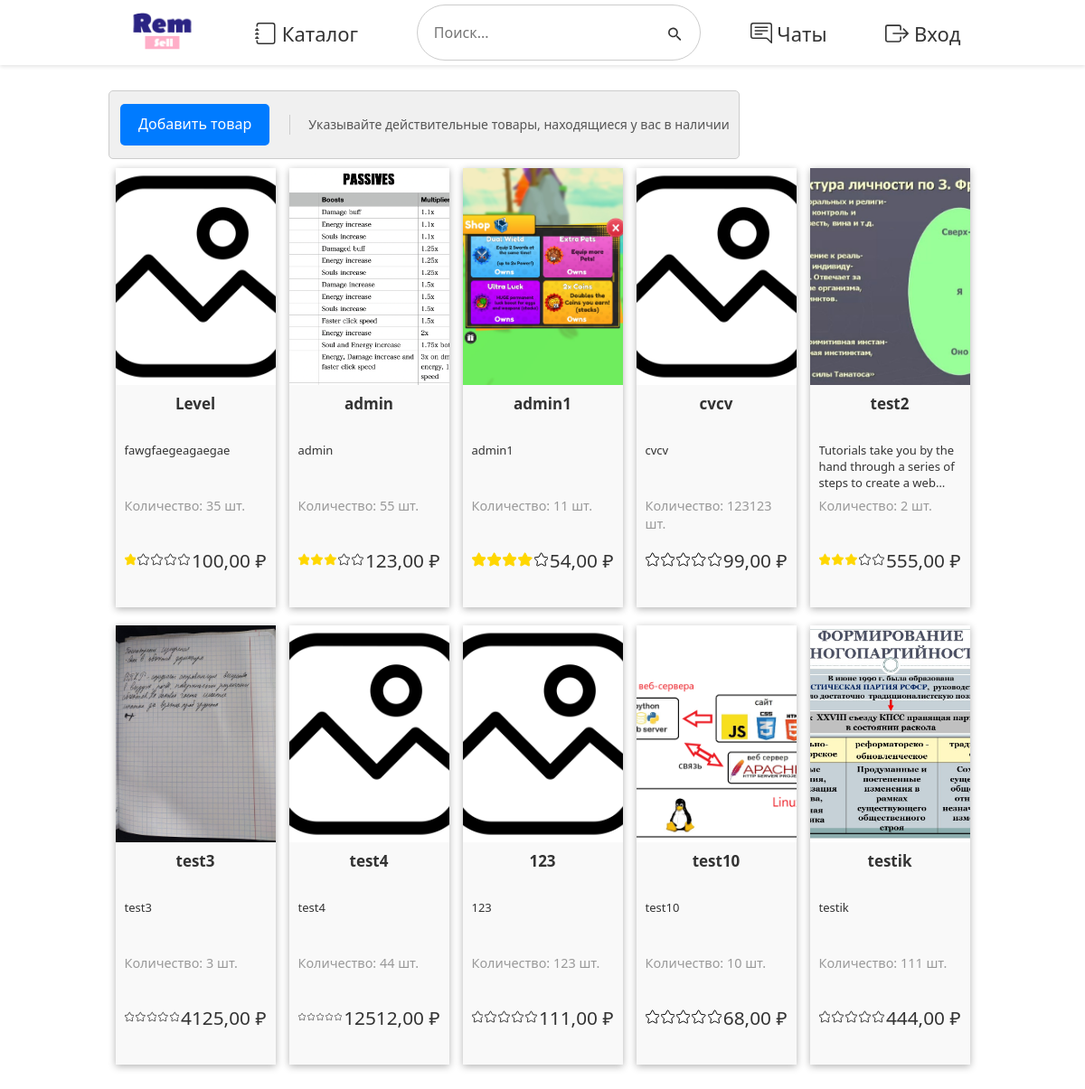
The page / on the database its author committed.
### main/models.py (models this page shows, shortened)
class Product(models.Model):
    name = models.CharField(max_length=100)
    description = models.TextField(max_length=1000)
    quantity = models.PositiveIntegerField(default=0)
    price = models.DecimalField(max_digits=10, decimal_places=2, default=0.00)
    image = models.ImageField(upload_to='products/', default='products/default_product_image.jpg')
    seller = models.ForeignKey(User, on_delete=models.CASCADE, default=None)
    categories = models.ManyToManyField(Category, blank=True)
    created_at = models.DateTimeField(auto_now_add=True)
    rating = models.DecimalField(max_digits=3, decimal_places=2, default=0.00)
    available = models.BooleanField(default=True)

### main/views.py (the view)
# urls.py: path('', views.index, name='home'),
def index(request):
    products = Product.objects.annotate(avg_rating=Avg('ratings__value'))
    search_query = request.GET.get('q')
    if search_query:
        products = products.filter(Q(name__icontains=search_query))
    return render(request, 'main/index.html', {'products': products, 'categories': categories, 'stars_range': range(1, 6)})

### main/templates/main/index.html (shortened to what this page needs)
{% extends 'main/layout.html' %}
{% load static %}
{% block meta-styles %}
	<link rel="stylesheet" href="{% static 'main/css/footer.css' %}">
    <link rel="stylesheet" href="{% static 'main/css/test1.css' %}">
{% endblock %}
{% block meta-body %}
	<main class="product-catalog">
		<div class="add-button-container">
            <div class="add-product-button">
                <button class="add-product-btn" onclick="redirectToAddProduct()">Добавить товар</button>
            </div>
            <div class="border-text-container">
                Указывайте действительные товары, находящиеся у вас в наличии
            </div>
        </div>
        <div class="product-line-all">
            {% for product in products %}
                {% if product.available %}
                    <div class="product">
                        <a href="{% url 'product_detail' product.id %}">
                            <div class="product-card">
                                <div class="product-image">
                                    <img src="{{ product.image.url }}" alt="{{ product.name }}">
                                </div>
                                <div class="product-details">
                                    <span class="product-title dt1">{{ product.name }}</span>
                                    <span class="product-description dt">{{ product.description|linebreaksbr }}</span>
                                    <span class="product-quantity dt">Количество: {{ product.quantity }} шт.</span>
                                    <span class="product-price dt">{{ product.price }} ₽</span>
                                    <div class="product-rating">
                                    </div>
                                </div>
                            </div>
                        </a>
                    </div>
                {% endif %}
            {% endfor %}
        </div>
	</main>
{% endblock %}

### main/templates/main/layout.html (shortened to what this page needs)
{% load static %}
<!DOCTYPE html>
<html lang="en">
<head>
	<link rel="stylesheet" href="{% static 'main/css/main.css' %}">
    <link href="https://cdn.jsdelivr.net/npm/bootstrap@5.3.0/dist/css/bootstrap.min.css" rel="stylesheet">
    {% block meta-styles %}
    {% endblock %}
</head>
<body>
    <header class="site-header">
	    <div class="logo">
	        <a href="{% url 'home' %}" class="logo">
			    <img class="logotip" src="{% static 'main/img/remsell-img.png' %}" alt="">
			</a>
	    </div>
		    <div class="catalog-bar">
			    <div class="links">
			        <a href="#catalog" id="catalog-link">
			            <div class="link-content">
			                <span class="catalog-place">Каталог</span>
			            </div>
			        </a>
			    </div>
			</div>
	    <div class="search-bar">
		    <input type="text" placeholder="Поиск...">
		    <button type="submit">
		    </button>
		</div>
	    <div class="chat-bar">
	    	<div class="links">
	        	{% if user.is_authenticated %}
					<a href="{% url 'chat' %}" target="_self">
						<div class="link-content">
							<svg xmlns="http://www.w3.org/2000/svg" width="24" height="24" fill="currentColor" class="bi bi-chat-right-text" viewBox="0 0 16 16">
								<path d="M2 1a1 1 0 0 0-1 1v8a1 1 0 0 0 1 1h9.586a2 2 0 0 1 1.414.586l2 2V2a1 1 0 0 0-1-1H2zm12-1a2 2 0 0 1 2 2v12.793a.5.5 0 0 1-.854.353l-2.853-2.853a1 1 0 0 0-.707-.293H2a2 2 0 0 1-2-2V2a2 2 0 0 1 2-2h12z"/>
								<path d="M3 3.5a.5.5 0 0 1 .5-.5h9a.5.5 0 0 1 0 1h-9a.5.5 0 0 1-.5-.5zM3 6a.5.5 0 0 1 .5-.5h9a.5.5 0 0 1 0 1h-9A.5.5 0 0 1 3 6zm0 2.5a.5.5 0 0 1 .5-.5h5a.5.5 0 0 1 0 1h-5a.5.5 0 0 1-.5-.5z"/>
							</svg>
							<span class="chat-place">Чаты</span>
						</div>
					</a>
				{% else %}
					<a href="{% url 'entry' %}" target="_self">
						<div class="link-content">
							<span class="chat-place">Чаты</span>
						</div>
					</a>
				{% endif %}
		    </div>
		</div>
	    <div class="entry-bar">
	    	<div class="links">
	        	<a href="{% url 'entry' %}">
	            	<div class="link-content">
		            	<span class="entry-place" href="{% url 'entry' %}" target="_self">Вход</span>
		        	</div>
		    	</a>
		    </div>
		</div>
	</header>
    {% block meta-body %}
    {% endblock %}
</body>
</html>

### main/static/main/css/main.css (style rules this page uses)
.site-header { position: fixed; top: 0; left: 0; width: 100%; background-color: #ffffff; z-index: 1000; padding: 5px 100px; box-shadow: 0 2px 4px rgba(0, 0, 0, 0.1); display: flex; justify-content: space-around; align-items: center; box-sizing: border-box; }
.logotip { max-width: 100px; border: 7px solid ##0d918f; border-radius: 50% 50% 50% 50%; }
.search-bar { display: flex; align-items: center; border: 1px solid #ccc; border-radius: 50px; padding: 10px; }
.search-bar input[type="text"] { flex: 1; border: none; outline: none; font-size: 16px; padding: 8px; }
.search-bar button { background-color: white; border: none; padding: 5px; cursor: pointer; margin-left: 10px; }
.search_logo { width: 25px; height: 20px; }
.links a { display: flex; align-items: center; color: #333333; text-decoration: none; font-size: 22px; transition: color 0.4s ease; }
.link-content span { margin-right: 10px; }
svg, span { vertical-align: middle; }
.catalog-bar { position: relative; }
main { padding: 20px; transition: margin-left 0.3s ease; font-size: 16px; line-height: 1.6; color: #333333; }
.product-catalog { display: flex; flex-wrap: wrap; max-width: 100%; overflow-x: hidden; padding: 20px; margin: 100px; }
.product-line-all { display: flex; max-width: 100%; flex-wrap: wrap; align-items: center; justify-content: space-around; }
.product { align-items: center; margin-bottom: 20px; }
.product a { text-decoration: none; color: #333; }
.add-button-container { display: flex; align-items: center; justify-content: flex-start; border: 1px solid #ccc; border-radius: 5px; background-color: #f0f0f0; padding: 10px; margin: -20px 0px 10px 0px; }
.add-product-button { flex: 0 0 auto; }
.add-product-btn { background-color: #007bff; border: none; color: white; padding: 10px 20px; text-align: center; text-decoration: none; display: inline-block; font-size: 16px; margin: 4px 2px; cursor: pointer; border-radius: 5px; }
.border-text-container { flex: 1 1 auto; padding-left: 20px; border-left: 1px solid #ccc; color: #555; font-size: 14px; margin-left: 20px; }

### main/static/main/css/test1.css (style rules this page uses)
.product { margin-bottom: 20px; width: calc(20% - 15px); }
.dt1 { clear: both; font-size: 17px; font-size: 1.0625rem; font-weight: 700; line-height: 1.35; transition: color .3s ease-out; height: 3rem; overflow: hidden; text-overflow: ellipsis; margin-bottom: 7px; display: -webkit-box; -webkit-line-clamp: 2; -webkit-box-orient: vertical; }
.dt { font-size: 14px; font-size: .8125rem; line-height: 1.4; overflow: hidden; display: -webkit-box; -webkit-line-clamp: 3; -webkit-box-orient: vertical; height: 56px; color: var(--body-color); }
.product-card { display: flex; flex-direction: column; background-color: #fff; box-shadow: 0px 2px 8px rgba(0, 0, 0, 0.3); transition: box-shadow 0.3s ease; }
.product-image img { width: 100%; height: 30vh; object-fit: cover; }
.product-details { padding: 10px; background-color: #f9f9f9; }
.product-details .product-title { text-align: center; }
.product-title { font-weight: bold; margin-bottom: 5px; }
.product-description { margin: 5px 0; }
.product-quantity { color: #999; font-size: 0.9em; }
.product-price { float: right; color: #333; font-size: 1.3em; }
.product-rating { display: flex; margin-top: 5px; }
.reviews-star, .rating-star { width: 16px; height: 16px; fill: currentColor; margin-right: 2px; }
.rating-star { width: 32px; height: 16px; stroke: black; color: white; cursor: pointer; }
.reviews-star { width: 32px; height: 16px; stroke: black; stroke: gold; color: gold; cursor: default; }

### rows shown on the page
Product: image (placeholder picture), name "Level", description "fawgfaegeagaegae", quantity "35", price "100,00", available True (drawn)
Product: image (picture), name "admin", description "admin", quantity "55", price "123,00", available True (drawn)
Product: image (picture), name "admin1", description "admin1", quantity "11", price "54,00", available True (drawn)
Product: image (placeholder picture), name "cvcv", description "cvcv", quantity "123123", price "99,00", available True (drawn)
Product: image (picture), name "test2", quantity "2", price "555,00", available True (drawn)
Product: image (picture), name "test3", description "test3", quantity "3", price "4125,00", available True (drawn)
Product: image (placeholder picture), name "test4", description "test4", quantity "44", price "12512,00", available True (drawn)
Product: image (placeholder picture), name "123", description "123", quantity "123", price "111,00", available True (drawn)
Product: image (picture), name "test10", description "test10", quantity "10", price "68,00", available True (drawn)
Product: image (picture), name "testik", description "testik", quantity "111", price "444,00", available True (drawn)
